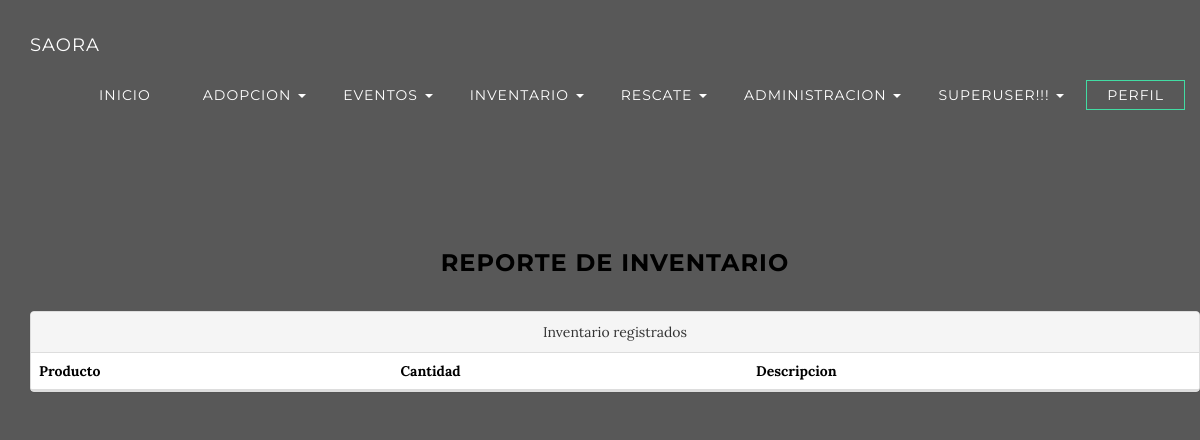
Page /inv/con_inv/ (signed in) on the earlier database version.
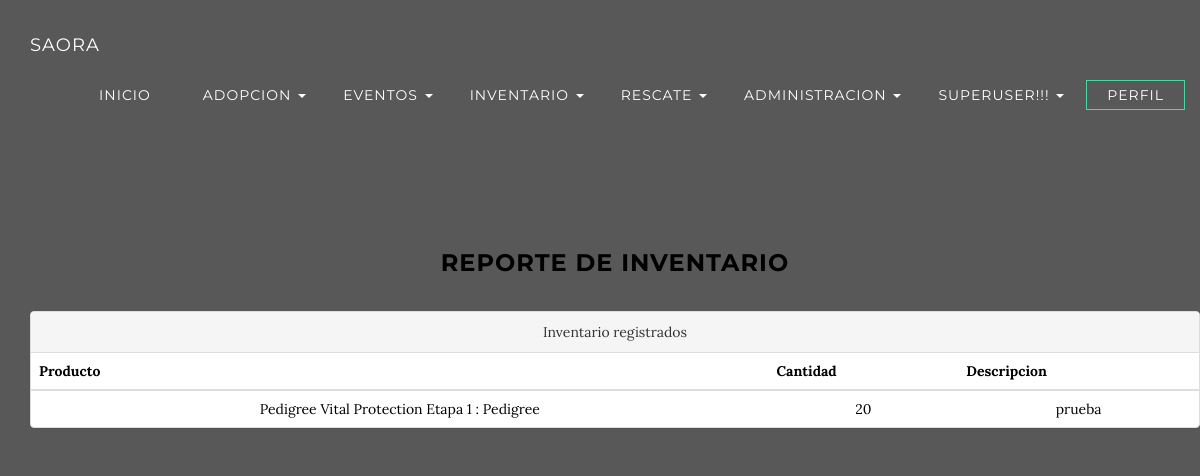
Same page on the later database version.
### SAORA/apps/Inventario/models.py (models this page shows, shortened)
class Inventario(models.Model):
	id_producto = models.ForeignKey('Producto')
	cantidad = models.PositiveIntegerField()
	descr = models.CharField(max_length=100)
	ult_act = models.DateField(auto_now_add=True)

class Producto(models.Model):
	nombre = models.CharField(max_length=25)
	marca = models.CharField(max_length=25)
	cneto = models.CharField(max_length=15)
	ult_act = models.DateField(auto_now_add=True)
	def __unicode__(self):
		return "%s : %s"%(self.nombre,self.marca)

### SAORA/apps/Inventario/views.py (the view)
@login_required(login_url='/')
def Con_Inventario(request):
    obj = Inventario.objects.all()
    ctx = {'mensaje':obj}
    return render(request,'Inventario/con_inv.html',ctx)

### SAORA/templates/Inventario/con_inv.html (shortened to what this page needs)
{% extends "General/base.html"%}
{% block content %}
<section class="container content-section text-center">
	<div class="container">
		<h3>Reporte de inventario</h3>
	</div>
	<div class="container">
		<section class="row">
			<div class="panel panel-default">
			<div class="panel-heading">Inventario registrados</div>
				<table class="table">
					<thead>
						<tr>
							<th>Producto</th>
							<th>Cantidad</th>
							<th>Descripcion</th>
						</tr>
					</thead>
					<tbody>
						{% for item in mensaje %}
							<tr>
								<td> {{item.id_producto}}</td>
								<td> {{item.cantidad}} </td>
								<td> {{item.descr}} </td>
							</tr>
						{% endfor %}
					</tbody>
				</table>
			</div>
		</section>
	</div>
</section>
{% endblock %}

Differences in the rows shown:
added Inventario: id_producto "Pedigree Vital Protection Etapa 1 : Pedigree", cantidad "20", descr "prueba"
